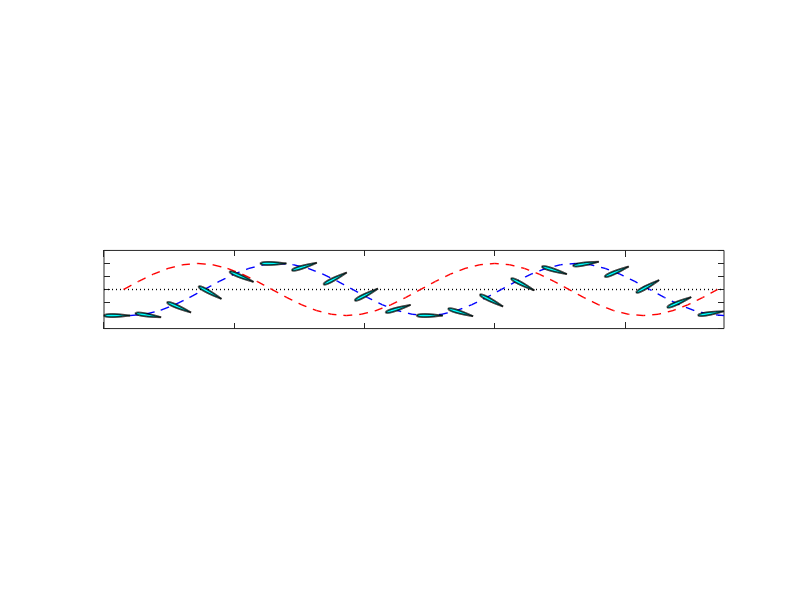

Write the MATLAB code that produced this figure.
%% This script generates Fig. 2 of the article
% (an animated figure is also provided for illustration purposes)

% create sample time, plunge and pitch data for the airfoil motion
% (sample data here for illustration purposes only; replace with actual results)
time = 0 : 0.05 : 2; % [s]
plunge = cos(2 * pi * 1 * time); % sample oscillatory motion in plunge DoF
pitch = 0.5 * sin(2 * pi * 1 * time); % sample oscillatory motion in pitch DoF

numAirf = 20; % number of airfoil to show in the figure
magnif = 1; % scale sample displacements to improve visibility (illustration purposes only)


% function flPlotAirfoil(plunge, pitch, numAirf, magnif)
%   Plots the typical aeroelastic section of NACA-0012 profile for the
%   input displacement vectors 'plunge' and 'pitch'. Input parameter
%   'numAirf' is the number of airfoils to be plotted in figure.
%   'magnif' scales the displacements to improve readability.


    %% NACA 0012 (121 Data Points)

    dp = [ ...
        1.000000      0.001260
        0.999315      0.001356
        0.997261      0.001644
        0.993844      0.002120
        0.989074      0.002783
        0.982963      0.003626
        0.975528      0.004642
        0.966790      0.005826
        0.956773      0.007168
        0.945503      0.008658
        0.933013      0.010286
        0.919335      0.012042
        0.904508      0.013914
        0.888573      0.015891
        0.871572      0.017959
        0.853553      0.020107
        0.834565      0.022323
        0.814660      0.024593
        0.793893      0.026905
        0.772320      0.029246
        0.750000      0.031603
        0.726995      0.033962
        0.703368      0.036311
        0.679184      0.038634
        0.654508      0.040917
        0.629410      0.043147
        0.603956      0.045307
        0.578217      0.047383
        0.552264      0.049358
        0.526168      0.051216
        0.500000      0.052940
        0.473832      0.054515
        0.447736      0.055923
        0.421783      0.057148
        0.396044      0.058175
        0.370590      0.058989
        0.345492      0.059575
        0.320816      0.059921
        0.296632      0.060015
        0.273005      0.059848
        0.250000      0.059412
        0.227680      0.058702
        0.206107      0.057714
        0.185340      0.056447
        0.165435      0.054902
        0.146447      0.053083
        0.128428      0.050996
        0.111427      0.048648
        0.095492      0.046049
        0.080665      0.043211
        0.066987      0.040145
        0.054497      0.036867
        0.043227      0.033389
        0.033210      0.029726
        0.024472      0.025893
        0.017037      0.021904
        0.010926      0.017770
        0.006156      0.013503
        0.002739      0.009114
        0.000685      0.004611
        0.000000      0.000000
        0.000685     -0.004611
        0.002739     -0.009114
        0.006156     -0.013503
        0.010926     -0.017770
        0.017037     -0.021904
        0.024472     -0.025893
        0.033210     -0.029726
        0.043227     -0.033389
        0.054497     -0.036867
        0.066987     -0.040145
        0.080665     -0.043211
        0.095492     -0.046049
        0.111427     -0.048648
        0.128428     -0.050996
        0.146447     -0.053083
        0.165435     -0.054902
        0.185340     -0.056447
        0.206107     -0.057714
        0.227680     -0.058702
        0.250000     -0.059412
        0.273005     -0.059848
        0.296632     -0.060015
        0.320816     -0.059921
        0.345492     -0.059575
        0.370590     -0.058989
        0.396044     -0.058175
        0.421783     -0.057148
        0.447736     -0.055923
        0.473832     -0.054515
        0.500000     -0.052940
        0.526168     -0.051216
        0.552264     -0.049358
        0.578217     -0.047383
        0.603956     -0.045307
        0.629410     -0.043147
        0.654508     -0.040917
        0.679184     -0.038634
        0.703368     -0.036311
        0.726995     -0.033962
        0.750000     -0.031603
        0.772320     -0.029246
        0.793893     -0.026905
        0.814660     -0.024593
        0.834565     -0.022323
        0.853553     -0.020107
        0.871572     -0.017959
        0.888573     -0.015891
        0.904508     -0.013914
        0.919335     -0.012042
        0.933013     -0.010286
        0.945503     -0.008658
        0.956773     -0.007168
        0.966790     -0.005826
        0.975528     -0.004642
        0.982963     -0.003626
        0.989074     -0.002783
        0.993844     -0.002120
        0.997261     -0.001644
        0.999315     -0.001356
        1.000000     -0.001260  ];


    %% Plot
    
    n = numAirf; % number of 'airfoils' in figure
    
    fs = length(plunge) - 1;

    t = round(0 : fs / (n - 1) : fs); % points (time instant) of each airfoil
    t(1) = 1; % (1st point)

    pit = pitch(t) * magnif; % ('*x' to magnify the motion)
    plu = plunge(t) * magnif;

    dp_rot = cell(1, n);


    figure();
    hold all;
    plot([0, n+0+0.2*(n-1)], [0, 0], ':k', 'LineWidth', 1);

    
    % -plunge because of pitch direction in rotation matrix below
    plot((0 : (n-1 + 0.2*(n-1))/(length(plunge)-1) : (n-1 + 0.2*(n-1))) + 1/4 +0.75, -plunge*1, '--b', 'LineWidth', 1);

    plot((0 : (n-1 + 0.2*(n-1))/(length(pitch)-1) : (n-1 + 0.2*(n-1))) + 1/4 +0.5, pitch*2, '--r', 'LineWidth', 1);


    for i = 1 : n

        for j = 1 : length(dp(:,1))

            % Rotation about point (X,Y) (translations are required):
            X = 0.25; % 1/4 cord: elastic axis of typical section
            Y = 0;

            % Scaling by
            Sx = 1;
            Sy = 1;


            ScMat = [   Sx,   0,    0;
                         0,  Sy,    0;
                         0,   0,    1   ]; % scale


            TransMat = [    1,      0,       X;
                            0,      1,       Y;
                            0,      0,       1  ]; % translate (x, y)


            RotMat = [  cos(pit(i)),   +sin(pit(i)),     0;
                       -sin(pit(i)),    cos(pit(i)),     0;
                             0,              0,          1  ]; % rotate (angle)

            % (direction of rotation is reversed (-/+ sin) due to +pitch displacement)


            TransMatM = [   1,      0,      -X;
                            0,      1,      -Y;
                            0,      0,       1	]; % translate (-x, -y)


            dp_rot{i}(j,:) = ScMat * TransMat * RotMat * TransMatM * [dp(j,:), 1]'; % <<== (W = 1)

            dp_rot{i}(j,:) = dp_rot{i}(j,:) + [(i-1)+(i-1)*0.2, 0, 0]; % <<== for ploting at right


            % plunge motion (translate all current airfoil points)

            TransMatM = [   1,      0,       0;
                            0,      1,    -plu(i);
                            0,      0,       1	]; % translate (-x, -y)

            dp_rot{i}(j,:) = TransMatM * dp_rot{i}(j,:)';

        end
        
        
        patch(dp_rot{i}(:,1), dp_rot{i}(:,2), 1:length(dp_rot{i}(:,1)), 'FaceColor', 'cyan', 'linewidth', 1.2);
        
    end


    axis image;
    box('on');
    set(gca, 'XTickLabel', []);
    set(gca, 'YTickLabel', []);

% end % of function

xlim([0, 23.8]);
ylim([-1.5, 1.5]);
